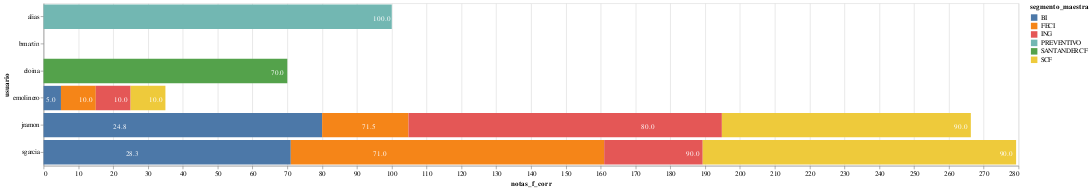

The notebook cell this image was saved under:
### Code cell
bars = alt.Chart(notas).mark_bar().encode(
    x=alt.X('notas_f_corr:Q', stack='zero'),
    y=alt.Y('usuario:N'),
    color=alt.Color('segmento_maestra')
)

text = alt.Chart(notas).mark_text(dx=-15, dy=3, color='white').encode(
    x=alt.X('notas_f_corr:Q', stack='zero'),
    y=alt.Y('usuario:N'),
    detail='segmento_maestra:N',
    text=alt.Text('notas_f_corr:Q', format='.1f')
)

(bars + text).properties(height=250, width=1500)

### Figure 1 — Vega-Lite specification as saved in the notebook (floating-point values rounded to 4 significant figures)
{"config": {"view": {"continuousWidth": 400, "continuousHeight": 300}}, "layer": [{"mark": "bar", "encoding": {"color": {"type": "nominal", "field": "segmento_maestra"}, "x": {"type": "quantitative", "field": "notas_f_corr", "stack": "zero"}, "y": {"type": "nominal", "field": "usuario"}}}, {"mark": {"type": "text", "color": "white", "dx": -15, "dy": 3}, "encoding": {"detail": {"type": "nominal", "field": "segmento_maestra"}, "text": {"type": "quantitative", "field": "notas_f_corr", "format": ".1f"}, "x": {"type": "quantitative", "field": "notas_f_corr", "stack": "zero"}, "y": {"type": "nominal", "field": "usuario"}}}], "data": {"name": "data-ebd97ad0f3756408f0ec2050c936693c"}, "height": 250, "width": 1500, "$schema": "https://vega.github.io/schema/vega-lite/v4.8.1.json", "datasets": {"data-ebd97ad0f3756408f0ec2050c936693c": [{"usuario": "alias", "segmento_maestra": "PREVENTIVO", "usuario_segmento": "aliasPREVENTIVO", "tasa_horaria": 1.0, "sum": 0.0, "count": 0.0, "eficacias": 30.0, "horas_trabajadas": 150.0, "factor_corrector": 1.0, "h_trab_seg": 150.0, "cobros_hora": 0.0, "eficacia_hora": 0.2, "suma_notas": 0.2, "max": 100, "min": 20, "max_seg": 0.2, "min_seg": 0.2, "range_seg": 0.0, "notas_f_corr": 100.0}, {"usuario": "emolinero", "segmento_maestra": "BI", "usuario_segmento": "emolineroBI", "tasa_horaria": 0.6, "sum": 280.0, "count": 3.0, "eficacias": 0.0, "horas_trabajadas": 105.0, "factor_corrector": 0.8, "h_trab_seg": 63.0, "cobros_hora": 4.4, "eficacia_hora": 0.0, "suma_notas": 4.4, "max": 80, "min": 5, "max_seg": 11.4, "min_seg": 4.4, "range_seg": 7.0, "notas_f_corr": 5.0}, {"usuario": "emolinero", "segmento_maestra": "FECI", "usuario_segmento": "emolineroFECI", "tasa_horaria": 0.0, "sum": 120.0, "count": 2.0, "eficacias": 0.0, "horas_trabajadas": 105.0, "factor_corrector": 0.8, "h_trab_seg": 5.2, "cobros_hora": 22.9, "eficacia_hora": 0.0, "suma_notas": 22.9, "max": 90, "min": 10, "max_seg": 110.5, "min_seg": 22.9, "range_seg": 87.6, "notas_f_corr": 10.0}, {"usuario": "emolinero", "segmento_maestra": "ING", "usuario_segmento": "emolineroING", "tasa_horaria": 0.3, "sum": 310.0, "count": 2.0, "eficacias": 0.0, "horas_trabajadas": 105.0, "factor_corrector": 0.8, "h_trab_seg": 31.5, "cobros_hora": 9.8, "eficacia_hora": 0.0, "suma_notas": 9.8, "max": 90, "min": 10, "max_seg": 60.5, "min_seg": 9.8, "range_seg": 50.6, "notas_f_corr": 10.0}, {"usuario": "emolinero", "segmento_maestra": "SCF", "usuario_segmento": "emolineroSCF", "tasa_horaria": 0.0, "sum": 0.0, "count": 0.0, "eficacias": 0.0, "horas_trabajadas": 105.0, "factor_corrector": 0.8, "h_trab_seg": 5.2, "cobros_hora": 0.0, "eficacia_hora": 0.0, "suma_notas": 0.0, "max": 90, "min": 10, "max_seg": 89.5, "min_seg": 0.0, "range_seg": 89.5, "notas_f_corr": 10.0}, {"usuario": "jramon", "segmento_maestra": "BI", "usuario_segmento": "jramonBI", "tasa_horaria": 0.6, "sum": 800.0, "count": 2.0, "eficacias": 0.0, "horas_trabajadas": 107.5, "factor_corrector": 0.8, "h_trab_seg": 69.9, "cobros_hora": 11.4, "eficacia_hora": 0.0, "suma_notas": 11.4, "max": 80, "min": 5, "max_seg": 11.4, "min_seg": 4.4, "range_seg": 7.0, "notas_f_corr": 80.0}, {"usuario": "jramon", "segmento_maestra": "FECI", "usuario_segmento": "jramonFECI", "tasa_horaria": 0.1, "sum": 420.0, "count": 2.0, "eficacias": 0.0, "horas_trabajadas": 107.5, "factor_corrector": 0.8, "h_trab_seg": 10.8, "cobros_hora": 39.1, "eficacia_hora": 0.0, "suma_notas": 39.1, "max": 90, "min": 10, "max_seg": 110.5, "min_seg": 22.9, "range_seg": 87.6, "notas_f_corr": 24.8}, {"usuario": "jramon", "segmento_maestra": "ING", "usuario_segmento": "jramonING", "tasa_horaria": 0.2, "sum": 1300.0, "count": 4.0, "eficacias": 0.0, "horas_trabajadas": 107.5, "factor_corrector": 0.8, "h_trab_seg": 21.5, "cobros_hora": 60.5, "eficacia_hora": 0.0, "suma_notas": 60.5, "max": 90, "min": 10, "max_seg": 60.5, "min_seg": 9.8, "range_seg": 50.6, "notas_f_corr": 90.0}, {"usuario": "jramon", "segmento_maestra": "SCF", "usuario_segmento": "jramonSCF", "tasa_horaria": 0.0, "sum": 370.0, "count": 4.0, "eficacias": 0.0, "horas_trabajadas": 107.5, "factor_corrector": 0.8, "h_trab_seg": 5.4, "cobros_hora": 68.8, "eficacia_hora": 0.0, "suma_notas": 68.8, "max": 90, "min": 10, "max_seg": 89.5, "min_seg": 0.0, "range_seg": 89.5, "notas_f_corr": 71.5}, {"usuario": "sgarcia", "segmento_maestra": "BI", "usuario_segmento": "sgarciaBI", "tasa_horaria": 0.7, "sum": 780.0, "count": 4.0, "eficacias": 0.0, "horas_trabajadas": 105.0, "factor_corrector": 0.8, "h_trab_seg": 73.5, "cobros_hora": 10.6, "eficacia_hora": 0.0, "suma_notas": 10.6, "max": 80, "min": 5, "max_seg": 11.4, "min_seg": 4.4, "range_seg": 7.0, "notas_f_corr": 71.0}, {"usuario": "sgarcia", "segmento_maestra": "FECI", "usuario_segmento": "sgarciaFECI", "tasa_horaria": 0.0, "sum": 580.0, "count": 3.0, "eficacias": 0.0, "horas_trabajadas": 105.0, "factor_corrector": 0.8, "h_trab_seg": 5.2, "cobros_hora": 110.5, "eficacia_hora": 0.0, "suma_notas": 110.5, "max": 90, "min": 10, "max_seg": 110.5, "min_seg": 22.9, "range_seg": 87.6, "notas_f_corr": 90.0}, {"usuario": "sgarcia", "segmento_maestra": "ING", "usuario_segmento": "sgarciaING", "tasa_horaria": 0.2, "sum": 450.0, "count": 3.0, "eficacias": 0.0, "horas_trabajadas": 105.0, "factor_corrector": 0.8, "h_trab_seg": 21.0, "cobros_hora": 21.4, "eficacia_hora": 0.0, "suma_notas": 21.4, "max": 90, "min": 10, "max_seg": 60.5, "min_seg": 9.8, "range_seg": 50.6, "notas_f_corr": 28.3}, {"usuario": "sgarcia", "segmento_maestra": "SCF", "usuario_segmento": "sgarciaSCF", "tasa_horaria": 0.0, "sum": 470.0, "count": 4.0, "eficacias": 0.0, "horas_trabajadas": 105.0, "factor_corrector": 0.8, "h_trab_seg": 5.2, "cobros_hora": 89.5, "eficacia_hora": 0.0, "suma_notas": 89.5, "max": 90, "min": 10, "max_seg": 89.5, "min_seg": 0.0, "range_seg": 89.5, "notas_f_corr": 90.0}, {"usuario": "bmartin", "segmento_maestra": "SANTANDERCF", "usuario_segmento": "bmartinSANTANDERCF", "tasa_horaria": 1.0, "sum": 30.0, "count": 1.0, "eficacias": 0.0, "horas_trabajadas": 140.0, "factor_corrector": 1.0, "h_trab_seg": 140.0, "cobros_hora": 0.2, "eficacia_hora": 0.0, "suma_notas": 0.2, "max": 70, "min": 0, "max_seg": 4.0, "min_seg": 0.2, "range_seg": 3.8, "notas_f_corr": 0.0}, {"usuario": "eloina", "segmento_maestra": "SANTANDERCF", "usuario_segmento": "eloinaSANTANDERCF", "tasa_horaria": 1.0, "sum": 600.0, "count": 1.0, "eficacias": 0.0, "horas_trabajadas": 150.0, "factor_corrector": 1.0, "h_trab_seg": 150.0, "cobros_hora": 4.0, "eficacia_hora": 0.0, "suma_notas": 4.0, "max": 70, "min": 0, "max_seg": 4.0, "min_seg": 0.2, "range_seg": 3.8, "notas_f_corr": 70.0}]}}
